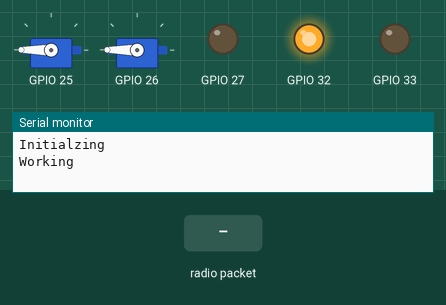
Bench run of a program on a simulated ESP32. On the bench: 2 × servo, output pins drawn as LEDs (lit = HIGH), the last lines printed to the serial monitor. The inputs (shaded band) are chosen by the test bench. No radio packets arrive unless stated.

Above: at 1.2 s.
1.3 s: radio packet "OPEN" arrives
At 2.3 s:
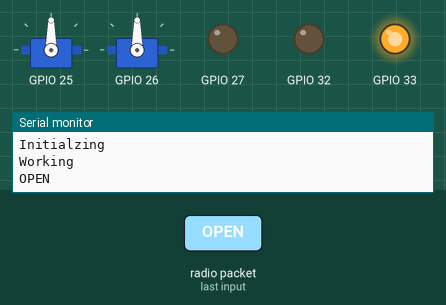
2.8 s: radio packet "CLOSE" arrives
At 3.4 s:
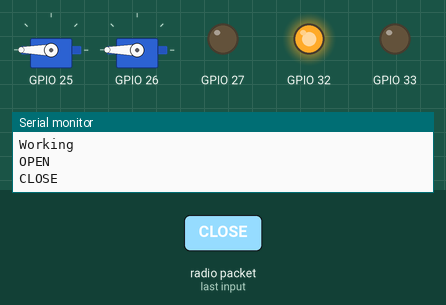
Timing chart, 0 to 5.8 s (numbered marks = the images above; inputs shaded):
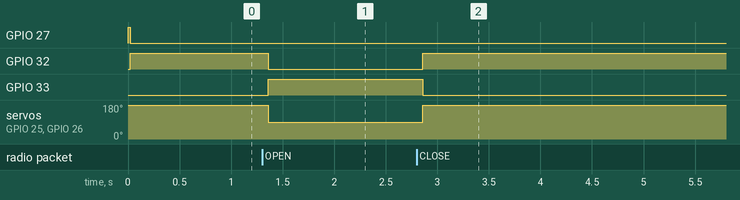

Measured:
- after the input at 1.3 s, GPIO 32: HIGH → LOW after 0.06 s; GPIO 33: LOW → HIGH after 0.06 s; servo on GPIO 25, servo on GPIO 26: 180° → 90° after 0.06 s
- after the input at 2.8 s, GPIO 32: LOW → HIGH after 0.06 s; GPIO 33: HIGH → LOW after 0.06 s; servo on GPIO 25, servo on GPIO 26: 90° → 180° after 0.06 s

The program:

main.cpp
```cpp
#include "hardware.h"
#include <Arduino.h>

Hardware::RGB *rgb;

Hardware::ServoControl *servo;
Hardware::ServoControl *inverseSensvo;

Hardware::UltrasonicSensor *ultrasonicSensor;
Hardware::UltrasonicSensor *ultrasonicSensor2;

Hardware::LoRaTransceiver *loRa;

const int CLOSE_DISTANCE = 20;

void setup()
{
  Serial.begin(115200);

  Serial.println("Initialzing");

  rgb = new Hardware::RGB(32, 33, 27);

  rgb->light(0, 0, 255);

  servo = new Hardware::ServoControl(25);
  inverseSensvo = new Hardware::ServoControl(26);

  // ultrasonicSensor = new Hardware::UltrasonicSensor(7, 8);
  // ultrasonicSensor2 = new Hardware::UltrasonicSensor(5, 4);

  loRa = new Hardware::LoRaTransceiver;

  rgb->light(255, 0, 0);

  Serial.println("Working");
}

// double getAverage()
// {
//   return (ultrasonicSensor->read() + ultrasonicSensor2->read()) / 2;
// }

void loop()
{
  String data = loRa->recieveData();
  if (data != "")
  {
    Serial.println(data);

    if (data == "CLOSE")
    {
      // if (getAverage() < CLOSE_DISTANCE)
      // {
      //   loRa->sendData("REJECT");

      //   servo->write(180);
      //   inverseSensvo->write(180);

      //   rgb->light(255, 0, 0);
      // }
      // else
      // {
      loRa->sendData("ACCEPT");

      servo->write(180);
      inverseSensvo->write(180);

      rgb->light(255, 0, 0);
      // }
    }
    else if (data == "OPEN")
    {
      loRa->sendData("ACCEPT");

      servo->write(90);
      inverseSensvo->write(90);

      rgb->light(0, 255, 0);
    }
    else if (data == "PING")
    {
      loRa->sendData("PONG");
    }
  }
}
```

hardware.h
```cpp
#ifndef _HARDWARE_H_
#define _HARDWARE_H_

#include <HardwareSerial.h>
#include <ESP32Servo.h>
#include <Arduino.h>
#include <SPI.h>
#include <LoRa.h>

namespace Hardware
{
    class RGB
    {
    private:
        int redPin, greenPin, bluePin;

    public:
        RGB(int redPin, int greenPin, int bluePin)
        {
            this->redPin = redPin;
            this->greenPin = greenPin;
            this->bluePin = bluePin;

            pinMode(redPin, OUTPUT);
            pinMode(greenPin, OUTPUT);
            pinMode(bluePin, OUTPUT);
        }

        void light(int red, int green, int blue)
        {
            analogWrite(this->redPin, red);
            analogWrite(this->greenPin, green);
            analogWrite(this->bluePin, blue);
        }
    };

    class ServoControl
    {
    private:
        Servo servo;
        bool reverse = false;

    public:
        ServoControl(int pin)
        {
            servo.attach(pin);
            write(180);
        }

        ServoControl(int pin, bool reverse)
        {
            servo.attach(pin);
            this->reverse = reverse;
            write(180);
        }

        int calculate(int angle)
        {
            if (reverse)
                return 180 - angle;
            return angle;
        }

        void write(int angle)
        {
            servo.write(calculate(angle));
        }
    };

    class UltrasonicSensor
    {
    private:
        int trigPin, echoPin;

    public:
        UltrasonicSensor(int trigPin, int echoPin)
        {
            this->trigPin = trigPin;
            this->echoPin = echoPin;

            pinMode(trigPin, OUTPUT);
            pinMode(echoPin, INPUT);
        }

        double read()
        {
            digitalWrite(trigPin, LOW);
            delayMicroseconds(2);

            digitalWrite(trigPin, HIGH);
            delayMicroseconds(10);

            digitalWrite(trigPin, LOW);

            double duration = pulseIn(echoPin, HIGH);
            return duration * 0.034 / 2;
        }
    };

    class LoRaTransceiver
    {
    public:
        LoRaTransceiver()
        {
            LoRa.setPins(5, 14, 2);
            while (!LoRa.begin(433E6))
            {
                Serial.println("Starting LoRa failed!");
            }
            LoRa.setSyncWord(0xF1);
        }

        void sendData(String data)
        {
            LoRa.beginPacket();
            LoRa.print(data);
            LoRa.endPacket();
        }

        String recieveData()
        {
            int packetSize = LoRa.parsePacket();
            if (packetSize)
            {
                String data = "";
                while (LoRa.available())
                    data += (char)LoRa.read();
                LoRa.packetRssi();
                return data;
            }
            return "";
        }
    };
}

#endif
```
